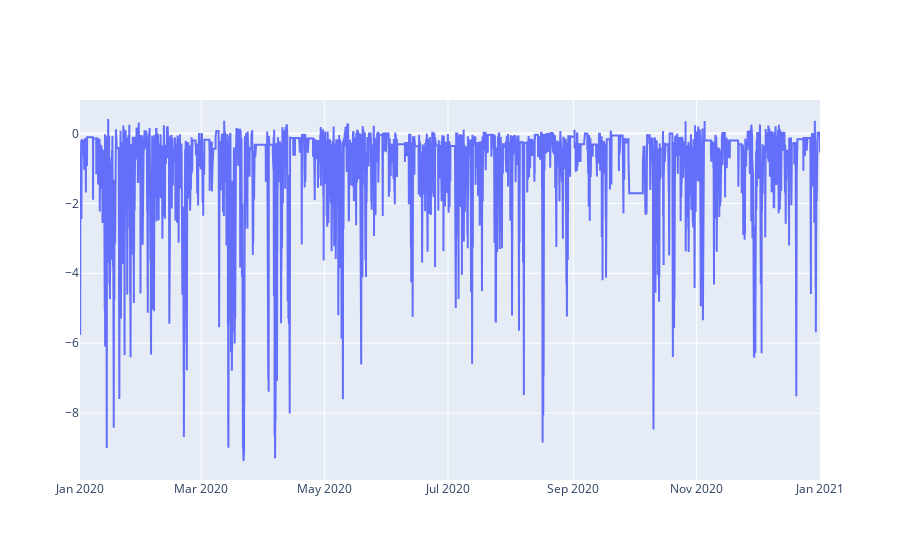

The notebook cell this image was saved under:
### Code cell
wind_production = small_flex_input_schema.power_production_measurement.select(
    "avg_active_power", 
    c("timestamp").dt.year().alias("year"),
    c("timestamp").dt.to_string(format="%m-%d %H:%M").alias("date_str"),
).sort("year").pivot(on="year", values="avg_active_power", index="date_str").sort("date_str")\
.with_columns(
    pl.coalesce("2021", "2024").alias("wind_data")
).select(
    (str(year) + "-" + c("date_str")).str.to_datetime(format="%Y-%m-%d %H:%M").alias("timestamp"),
    "wind_data"
)

fig = go.Figure()
fig.add_trace(
        go.Scatter(
            x=wind_production["timestamp"].to_list(), 
            y=wind_production["wind_data"].to_list(), 
            showlegend=False, line=dict(color=COLORS[0])
        )
    )

### Figure 1 — Plotly figure (JSON) as saved in the notebook; plotly's stock layout.template omitted (floating-point values rounded to 4 significant figures; data arrays with more than 128 entries replaced by an {"elided": "..."} marker saying what was removed)
{"data": [{"line": {"color": "#636EFA"}, "showlegend": false, "type": "scatter", "x": {"elided": "35137 str values"}, "y": {"elided": "35137 float values"}}], "layout": {}}
